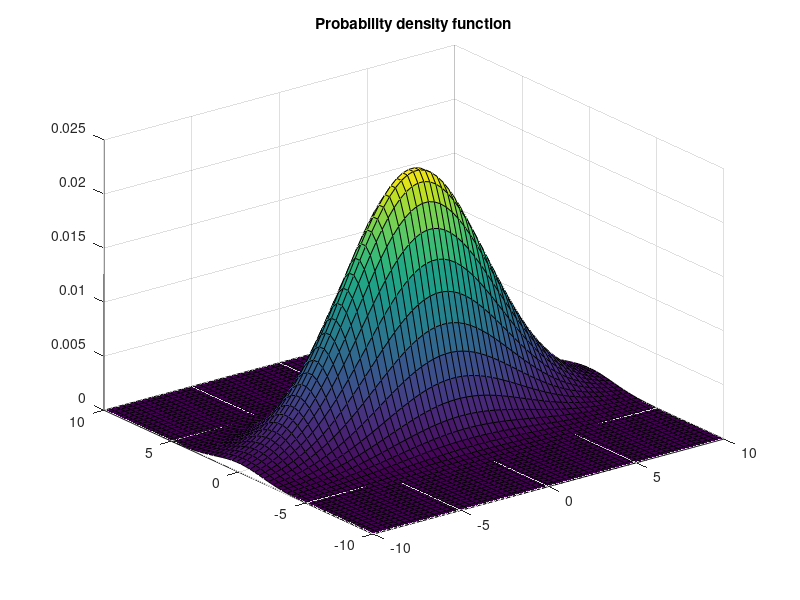

Reproduce this figure in MATLAB. (Note: this script raises an error after producing the figure.)
% This script cumputes a bidimensional gaussian distribution and plots it.
% This probability function is assumed to represent the probability of a fault
% to happen on the chip in the coordinates (x1, x2).
% After that, a map is created where random faults are simulated. The value
% 0 in the map means 'no fault' and 1 means 'fault', whereas -1 indicates 
% the points out of the circular wafer

clear all
close all
clc

% Initializing variables for gussian plot
ray = 30;
pixelNumber = 2*ray;
maximumFaultProbability = 1;

x1 = linspace(-10,10,pixelNumber);
x2 = x1;

mean = [0,0];
normalizedVariance = [0.5, 0; 0, 0.1];
variance = ray.*normalizedVariance;

[X1,X2] = meshgrid(x1,x2);

rng = 'default'; % for reproducibility

% Computing and plotting multivariate normal probability density function
Z = mvnpdf([X1(:), X2(:)], mean, variance);
Z = reshape(Z, length(x1), length(x2));

figure(1)
surf(X1,X2,Z)
title('Probability density function')

% Filling sqare matrix with simbolic values. Fault are deloyed according to
% the probabilit function.
faultMap = fillSquareGrid(Z, pixelNumber, maximumFaultProbability);
faultMap = createCircularGrid(faultMap, ray);
faultNumber = length(find(faultMap==1));

% Plotting fault map
figure(2)
pcolor(faultMap)
title('Fault map')
